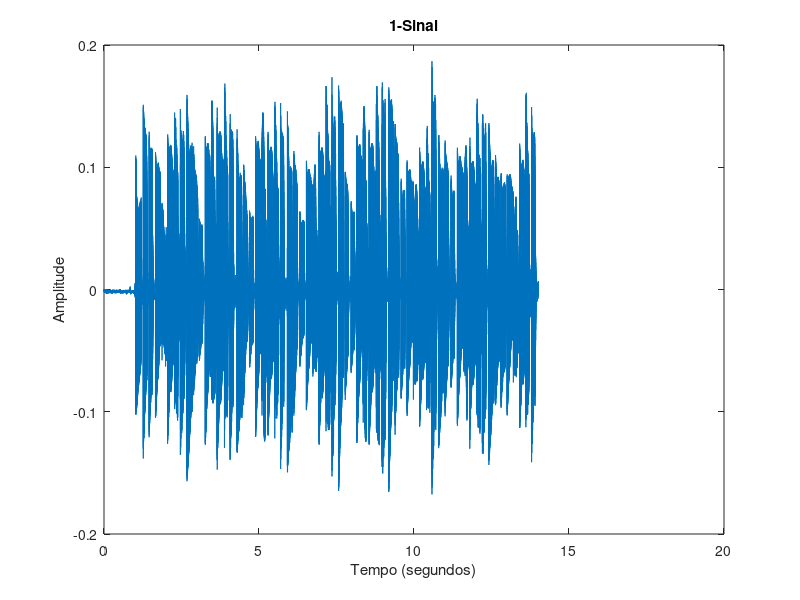

The MATLAB source for this figure: (Note: this script raises an error after producing the figure.)
load("Guitar02.mat");       % valores de Ta; x

% 1)

%sound(x,fa);              
N = length(x);
t = (0:N-1)*Ta;
figure(1);
plot(t,x);
xlabel("Tempo (segundos)");
ylabel("Amplitude");
fprintf("1) Segundos da música: %f\n",t(end));
title("1-Sinal");

% 2)

figure(2);
[X,f] = Espetro(x,Ta);      % espetro
plot(f,abs(X));
xlim([-5e3 5e3]);

grid on;
title("2-Espetro");
ylabel("Magnitude");
xlabel("Frequency (Hz)");


% 4)

figure(4);
fa = 1/Ta;
fltr = zeros(1,length(f));
fltr((round(abs(f))==868 | round(abs(f))==1300)) = 1;    %errado
subplot(1,2,1);
plot(f,fltr);
xlabel("Frequência(Hz)");
ylabel("Magnitude");
title("filtro");
fltr = find(fltr==1);

x_fltr = zeros(1,length(X));
x_fltr(fltr) = X(fltr);

[x,t] = ReconstroiSinal_4(x_fltr,f);

sound(real(x),fa);

ind = 1:500;
subplot(1,2,2);
hold on
plot(t(ind),x(1:500));
plot(t(ind),x(1:500),'.r');
xlabel("tempo(segundos)");
ylabel("Amplitude");
hold off
